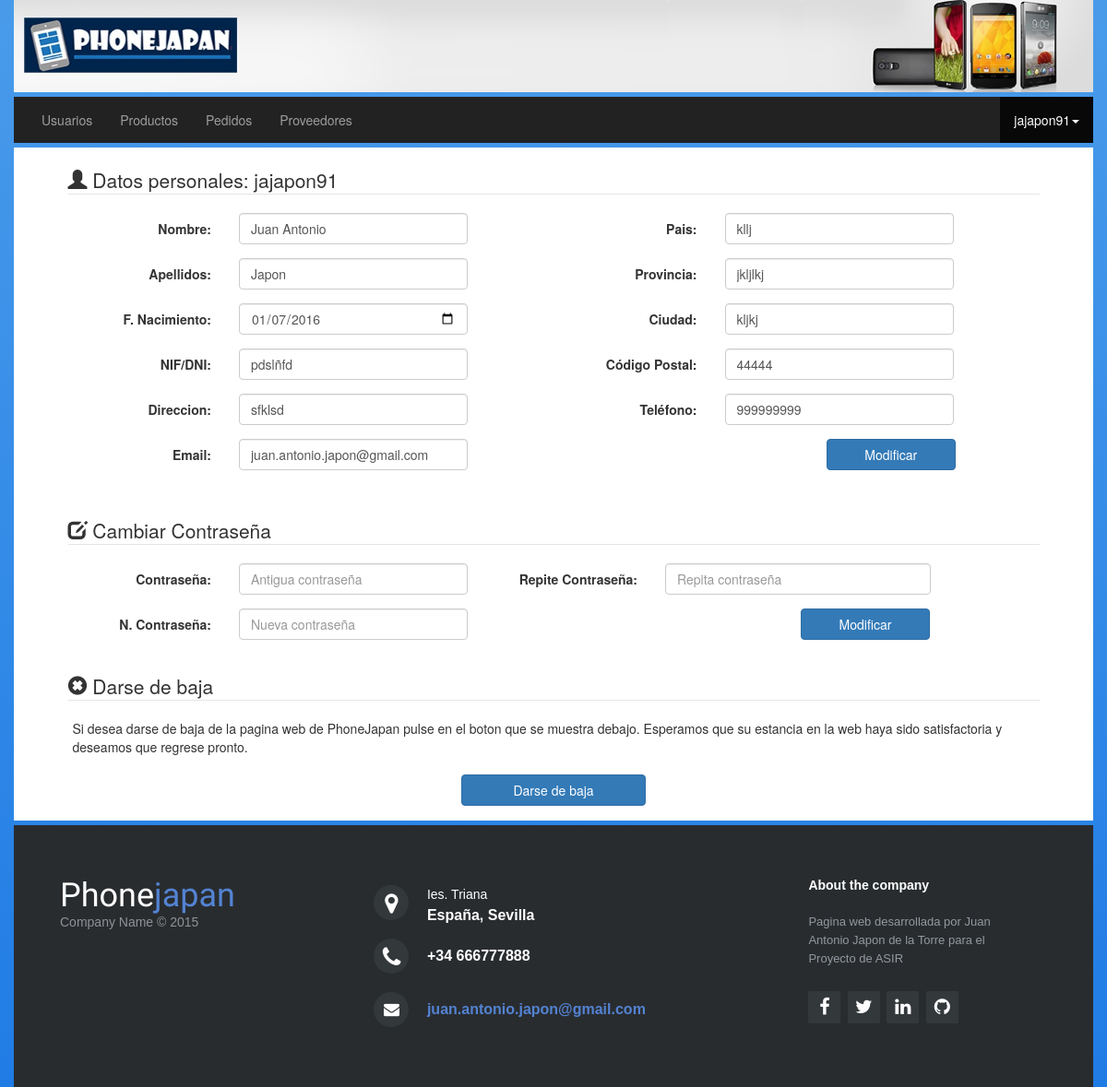
Screenshot of /PhoneJapan2.0/ver_perfil.php (signed in) with the database file from the repository.
### tables this page shows
CREATE TABLE IF NOT EXISTS `usuario` (
  `COD_USU` int(6) NOT NULL,
  `USERNAME` varchar(60) DEFAULT NULL,
  `USERPASS` varchar(60) DEFAULT NULL,
  `ROLE` varchar(20) DEFAULT NULL,
  `ESTADO` varchar(30) DEFAULT NULL,
  `EMAIL` varchar(500) DEFAULT NULL,
  `NOMBRE` varchar(80) DEFAULT NULL,
  `APELLIDOS` varchar(80) DEFAULT NULL,
  `DNI` varchar(9) DEFAULT NULL,
  `FECHA_NAC` date DEFAULT NULL,
  `DIRECCION` varchar(200) DEFAULT NULL,
  `CP` int(5) DEFAULT NULL,
  `CIUDAD` varchar(60) DEFAULT NULL,
  `PROVINCIA` varchar(60) DEFAULT NULL,
  `PAIS` varchar(60) DEFAULT NULL,
  `TLF` int(9) DEFAULT NULL
);

### PhoneJapan2.0/ver_perfil.php (the view, shortened to what this page needs)
<!DOCTYPE html>
<html lang="en">
<?php include("./head.php"); ?>
<link rel="stylesheet" href="./css/style_2.css">
<link rel="stylesheet" href="./css/style.css">
<link rel="stylesheet" href="./css/style_buttons.css">
</head>
<body>
<div class="jumbotron container banner">
</div>
<nav id="nav" class="navbar-default navbar-inverse container nopadding" role="navigation">
    <div class="collapse navbar-collapse" id="bs-example-navbar-collapse-1">
      <ul class="nav navbar-nav">
        <li><a href="./ausuarios.php">Usuarios</a></li>
        <li><a href="./aproductos.php">Productos</a></li>
        <li><a href="./apedidos.php">Pedidos</a></li>
        <li><a href="./aproveedores.php">Proveedores</a></li>
      </ul>
      <ul class="nav navbar-nav navbar-right">
        <li class="dropdown active">
          <a href="#" class="dropdown-toggle" data-toggle="dropdown"><?php echo $_SESSION["usuario"]; ?><span class="caret"></span></a>
        </li>
      </ul>
</nav>
<div class="container" style="margin:0px auto;background-color:white;margin-top:5px;">
  <div class="row">
    <div id="cuerpo_perfil">
             <div id="cr_conten_perfil">
                <div id="cr_conten_form_perfil" style="">
                <form class="form-horizontal" role="form" method="post">
                    <fieldset>
                    <legend><span class="glyphicon glyphicon-user"></span>  Datos personales: <?php echo $_SESSION["usuario"]; ?></legend>
                    <?php
                    $user = $_SESSION["usuario"];
                    $consulta = "SELECT * FROM USUARIO WHERE USERNAME = '$user';";
                    $connection = new mysqli("localhost", "root", "", "phonejapan");
                    if ($result = $connection->query($consulta)) {
                        if ($result->num_rows==0) {
                        }else{
                         while($obj=$result->fetch_object()){
                            echo '<div style="float:left;width:50%">
                            <div class="form-group">
                              <label class="col-md-4 control-label" for="nom">Nombre:</label>
                              <div class="col-md-6">
                              <input id="nom" name="nom" type="text" value="'.$obj->NOMBRE.'" placeholder="Introduzca su nombre" class="form-control input-md" required="required">
                              </div>
                            </div>
                            <div class="form-group">
                              <label class="col-md-4 control-label" for="ape">Apellidos:</label>
                              <div class="col-md-6">
                              <input id="ape" name="ape" type="text" value="'.$obj->APELLIDOS.'" placeholder="Introduzca sus apellidos" class="form-control input-md" required="required">
                              </div>
                            </div>
                            <div class="form-group">
                              <label class="col-md-4 control-label" for="fnac">F. Nacimiento:</label>
                              <div class="col-md-6">
                              <input id="fnac" name="fnac" type="date" value="'.$obj->FECHA_NAC.'" placeholder="Introduzca su f. de Nacimiento" class="form-control input-md" required="required">
                              </div>
                            </div>
                            <div class="form-group">
                              <label class="col-md-4 control-label" for="dni">NIF/DNI:</label>
                              <div class="col-md-6">
                              <input id="dni" name="dni" value="'.$obj->DNI.'" type="text" placeholder="Introduzca su NIF" class="form-control input-md" required="">
                              </div>
                            </div>
                            <div class="form-group">
                              <label class="col-md-4 control-label" for="dir">Direccion:</label>
                              <div class="col-md-6">
                              <input id="dir" name="dir" value="'.$obj->DIRECCION.'" type="text" placeholder="Introduzca su dirección" class="form-control input-md" required="">
                              </div>
                            </div>
                            <div class="form-group">
                              <label class="col-md-4 control-label" for="correo">Email:</label>
                              <div class="col-md-6">
                              <input id="correo" name="correo" value="'.$obj->EMAIL.'" type="email" placeholder="Introduzca su correo" class="form-control input-md" required="">
                              </div>
                            </div>
                            </div>
                            <div style="float:right;width:50%">
                            <div class="form-group">
                              <label class="col-md-4 control-label" for="pais">Pais:</label>
                              <div class="col-md-6">
                              <input id="pais" name="pais" value="'.$obj->PAIS.'" type="text" placeholder="Introduzca su Nacionalidad" class="form-control input-md" required="required">
                              </div>
                            </div>
                            <div class="form-group">
                              <label class="col-md-4 control-label" for="prov">Provincia:</label>
                              <div class="col-md-6">
                              <input id="prov" name="prov" type="text" value="'.$obj->PROVINCIA.'" placeholder="Introduzca su Provincia" class="form-control input-md" required="required">
                              </div>
                            </div>
                            <div class="form-group">
                              <label class="col-md-4 control-label" for="ciudad">Ciudad:</label>
                              <div class="col-md-6">
                              <input id="ciudad" name="ciudad" value="'.$obj->CIUDAD.'" type="text" placeholder="Introduzca sus ciudad" class="form-control input-md" required="required">
                              </div>
                            </div>
                            <div class="form-group">
                              <label class="col-md-4 control-label" for="cp">Código Postal:</label>
                              <div class="col-md-6">
                              <input id="cp" name="cp" type="number" value="'.$obj->CP.'" maxlength="5" placeholder="Introduzca su CP" class="form-control input-md" required="">
                              </div>
                            </div>
                            <div class="form-group">
                              <label class="col-md-4 control-label" for="tlf">Teléfono:</label>
                              <div class="col-md-6">
                              <input id="tlf" name="tlf" type="number" value="'.$obj->TLF.'" maxlength="9" placeholder="Introduzca su tlf" class="form-control input-md" required="">
                              </div>
                            </div>
                            <div class="form-group">
                                     <input type="submit" class="btn btn-primary btn-block" style="width:140px;float:right;margin-right:19%" value="Modificar">
                            </div>
                            </div>
                            </fieldset>';
                          }
                        }
                    }
                    ?>
                </form>
               </div>
                <div id="cr_conten_form_perfil" style="">
                <form style="margin-top:35px;" method="post" role="form" class="form-horizontal" >
                    <fieldset>
                    <legend ><span class="glyphicon glyphicon-edit"></span> Cambiar Contraseña</legend>
                    <div style="float:left;width:50%">
                        <div class="form-group">
                          <label class="col-md-4 control-label" for="oldpass">Contraseña:</label>
                          <div class="col-md-6">
                          <input id="oldpass" name="oldpass" type="password" placeholder="Antigua contraseña" class="form-control input-md" required="required">
                          </div>
                        </div>
                        <div class="form-group">
                          <label class="col-md-4 control-label" for="npass">N. Contraseña:</label>
                          <div class="col-md-6">
                          <input id="npass" name="npass" type="password" placeholder="Nueva contraseña" class="form-control input-md" required="required">
                          </div>
                        </div>
                    </div>
                    <div style="float:right;width:50%">
                        <div class="form-group" style="margin-left:-94px;" >
                          <label class="col-md-3 control-label" style="width:200px;position:relative;float: left;" for="rnpass">Repite Contraseña:</label>
                          <div class="col-md-6">
                          <input id="rnpass" name="rnpass" type="password" placeholder="Repita contraseña" class="form-control input-md" required="required">
                          </div>
                        </div>
                        <div class="form-group">
                             <input type="submit" class="btn btn-primary btn-block" style="width:140px;float:right;margin-right:24%" value="Modificar">
                        </div>
                    </div>
                    </div>
               </div>
               <div id="cr_conten_form_perfil" style="">
                <form  class="form-horizontal" method="post" style="margin-top:-10px;" >
                    <fieldset>
                    <legend ><span class="glyphicon glyphicon-remove-sign"></span>  Darse de baja</legend>
                        <div class="form-group">
                             <p style="margin:0px 20px;">Si desea darse de baja de la pagina web de PhoneJapan pulse en el boton que se muestra debajo. Esperamos que su estancia en la web haya sido satisfactoria y deseamos que regrese pronto.</p>
                             <center><input type="submit" name="baja" class="btn btn-primary btn-block" style="width:200px;margin-top:20px" value="Darse de baja"></center>
                        </div>
                    </div>
               </div>
    </div>
</div>
<div class="container nopadding">
  <?php include("./footer.php"); ?>
</div>
</body>
</html>

### PhoneJapan2.0/css/style_2.css (style rules this page uses)
.jumbotron { margin-bottom: 0; }
body { background: rgba(32,124,229,1); background: -moz-linear-gradient(top, rgba(32,124,229,1) 0%, rgba(2,37,74,1) 100%); background: -webkit-gradient(left top, left bottom, color-stop(0%, rgba(32,124,229,1)), color-stop(100%, rgba(2,37,74,1))); background: -webkit-linear-gradient(top, rgba(32,124,229,1) 0%, rgba(2,37,74,1) 100%); background: -o-linear-gradient(top, rgba(32,124,229,1) 0%, rgba(2,37,74,1) 100%); background: -ms-linear-gradient(top, rgba(32,124,229,1) 0%, rgba(2,37,74,1) 100%); background: linear-gradient(to bottom, rgba(32,124,229,1) 0%, rgba(2,37,74,1) 100%); filter: progid:DXImageTransform.Microsoft.gradient( startColorstr='#207ce5', endColorstr='#02254a', GradientType=0 ); }
.nopadding { padding: 0; }
.banner { height:100px;background-image:url(../imagenes/banner_phonejapan.jpg); background-size:100% 100%;margin-bottom:5px }

### PhoneJapan2.0/css/style.css (style rules this page uses)
body { background: rgba(73,155,234,1); background: -moz-linear-gradient(top, rgba(73,155,234,1) 0%, rgba(32,124,229,1) 100%); background: -webkit-gradient(left top, left bottom, color-stop(0%, rgba(73,155,234,1)), color-stop(100%, rgba(32,124,229,1))); background: -webkit-linear-gradient(top, rgba(73,155,234,1) 0%, rgba(32,124,229,1) 100%); background: -o-linear-gradient(top, rgba(73,155,234,1) 0%, rgba(32,124,229,1) 100%); background: -ms-linear-gradient(top, rgba(73,155,234,1) 0%, rgba(32,124,229,1) 100%); background: linear-gradient(to bottom, rgba(73,155,234,1) 0%, rgba(32,124,229,1) 100%); filter: progid:DXImageTransform.Microsoft.gradient( startColorstr='#499bea', endColorstr='#207ce5', GradientType=0 ); background-size: 100% 100%; }
#cr_conten_form_perfil { width:90%; position: relative; margin:0 auto; top:20px; }
#cr_conten_perfil { width:100%; padding-bottom:30px; }
#cuerpo_perfil { width:100%; height:730px; background-color:white; }

### rows the page displays
usuario: nom "Juan Antonio", ape "Japon", fnac "01/07/2016", dni "pdslñfd", dir "sfklsd", correo "juan.antonio.japon@gmail.com", pais "kllj", prov "jkljlkj", ciudad "kljkj", cp "44444", tlf "999999999"

### other values shown
$_SESSION["usuario"] "jajapon91"
